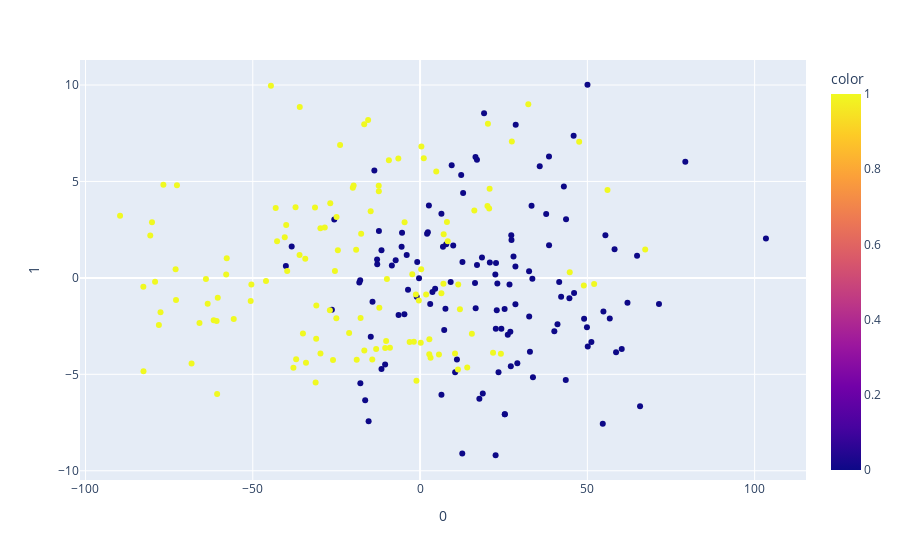

The cell this chart's notebook holds for it:
### Code cell
##on status
pca = PCA(n_components=2)
components = pca.fit_transform(X)

fig = px.scatter(components, x=0, y=1, color=pks_df['Status'])
fig.show()

### Figure 1 — Plotly figure (JSON) as saved in the notebook; plotly's stock layout.template omitted (floating-point values rounded to 4 significant figures; data arrays with more than 128 entries replaced by an {"elided": "..."} marker saying what was removed)
{"data": [{"hovertemplate": "0=%{x}<br>1=%{y}<br>color=%{marker.color}<extra></extra>", "legendgroup": "", "marker": {"color": {"elided": "240 int values"}, "coloraxis": "coloraxis", "symbol": "circle"}, "mode": "markers", "name": "", "orientation": "v", "showlegend": false, "type": "scatter", "x": {"elided": "240 float values"}, "xaxis": "x", "y": {"elided": "240 float values"}, "yaxis": "y"}], "layout": {"coloraxis": {"colorbar": {"title": {"text": "color"}}, "colorscale": [[0, "#0d0887"], [0.1111, "#46039f"], [0.2222, "#7201a8"], [0.3333, "#9c179e"], [0.4444, "#bd3786"], [0.5556, "#d8576b"], [0.6667, "#ed7953"], [0.7778, "#fb9f3a"], [0.8889, "#fdca26"], [1, "#f0f921"]]}, "legend": {"tracegroupgap": 0}, "margin": {"t": 60}, "xaxis": {"anchor": "y", "domain": [0, 1], "title": {"text": "0"}}, "yaxis": {"anchor": "x", "domain": [0, 1], "title": {"text": "1"}}}}
